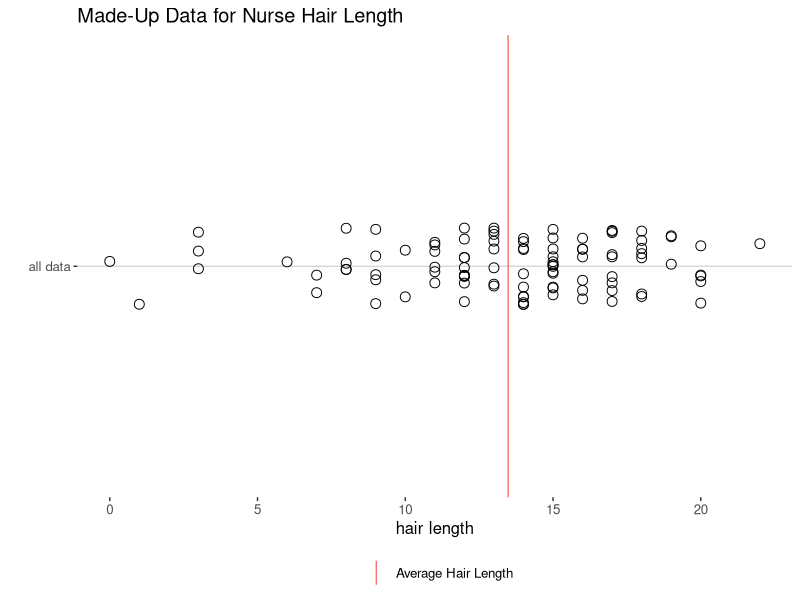
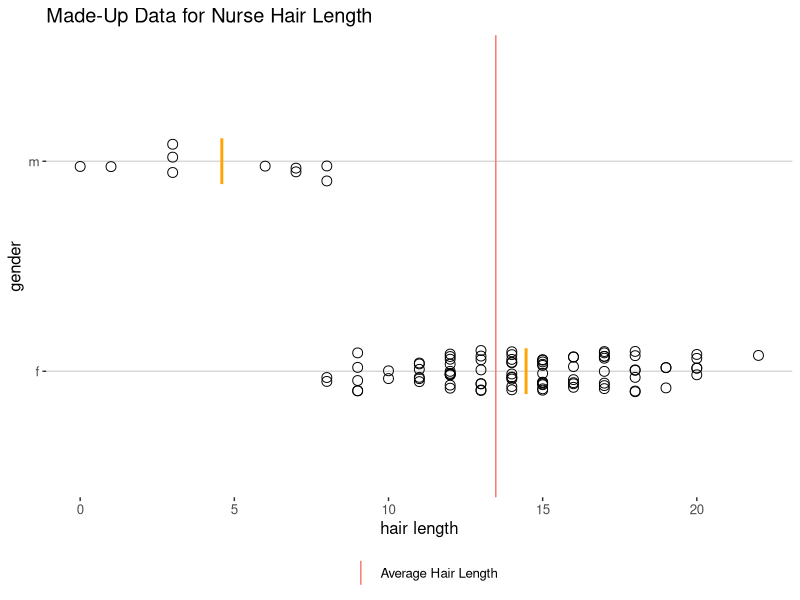
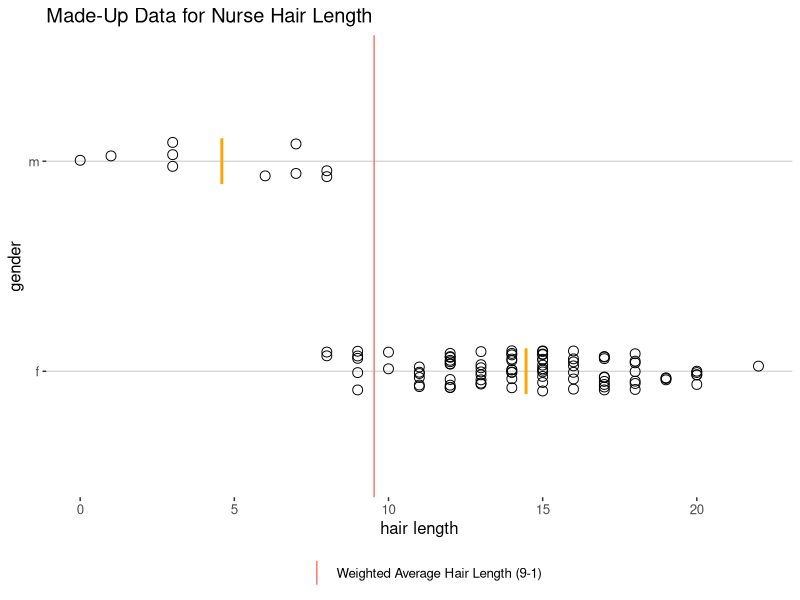
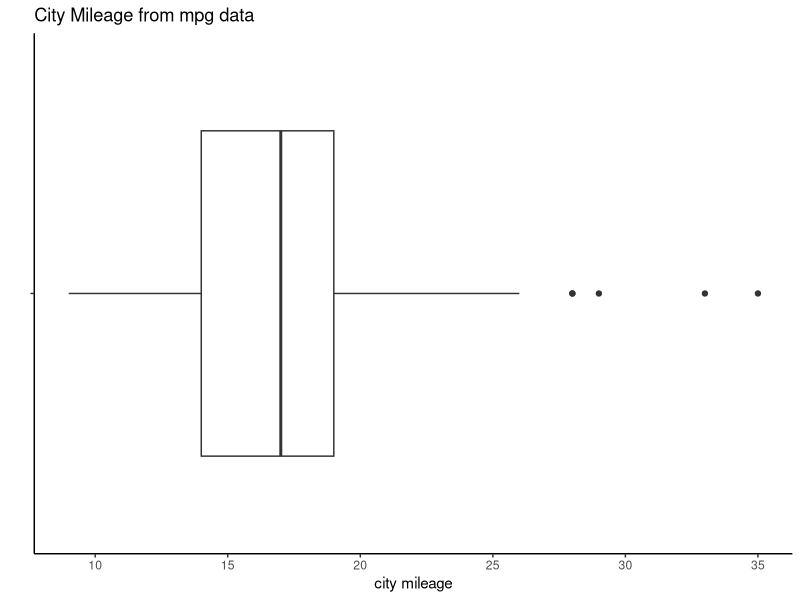
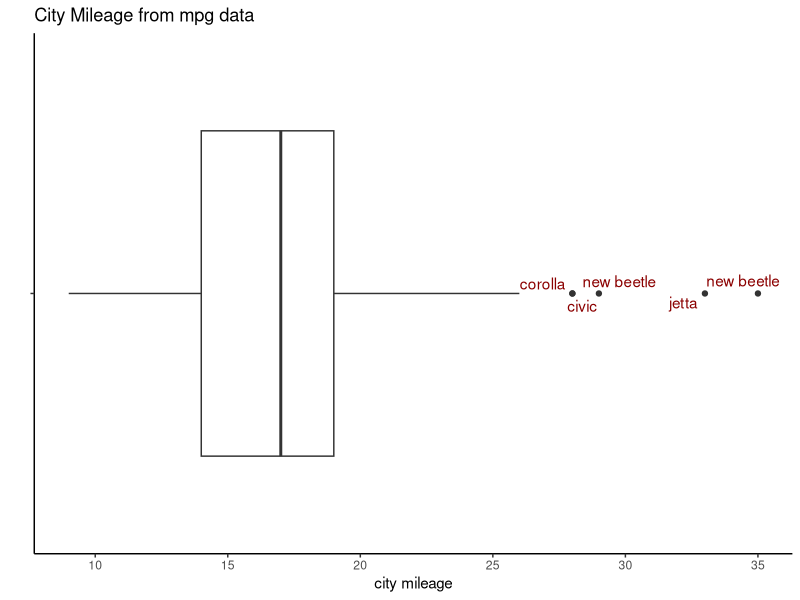
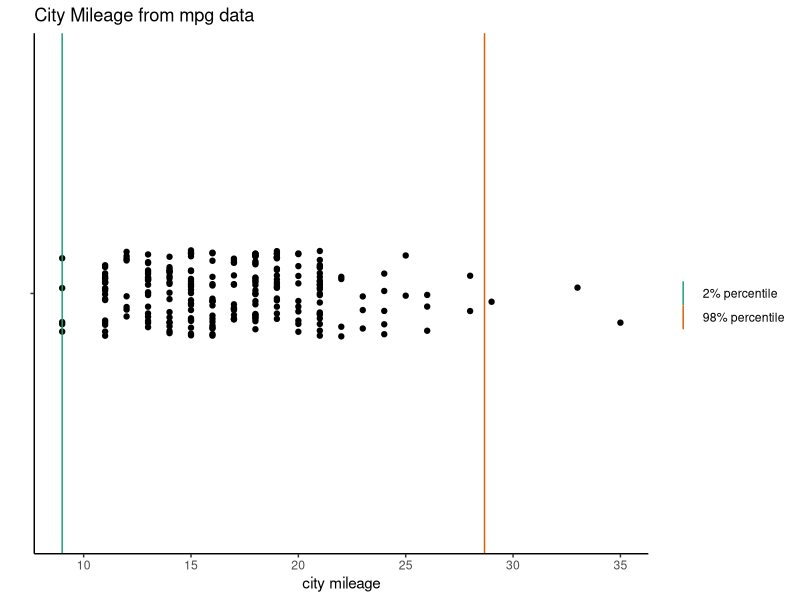
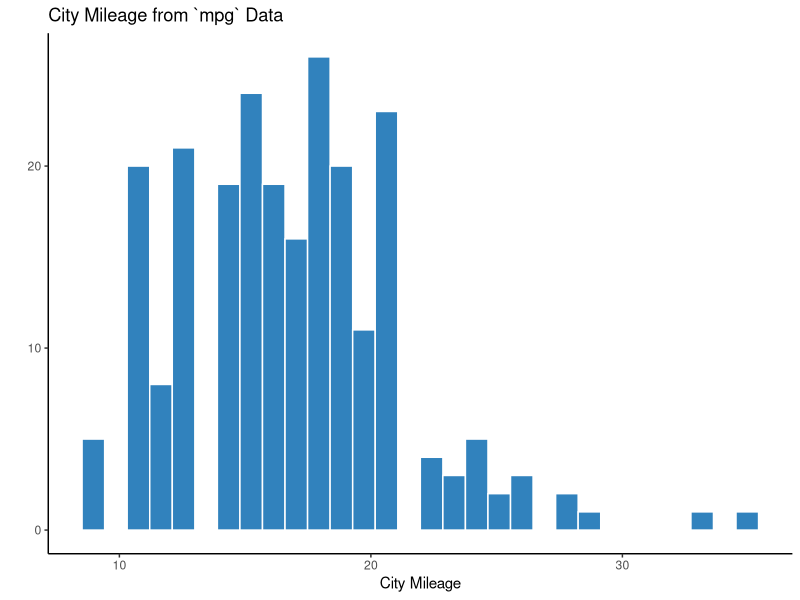
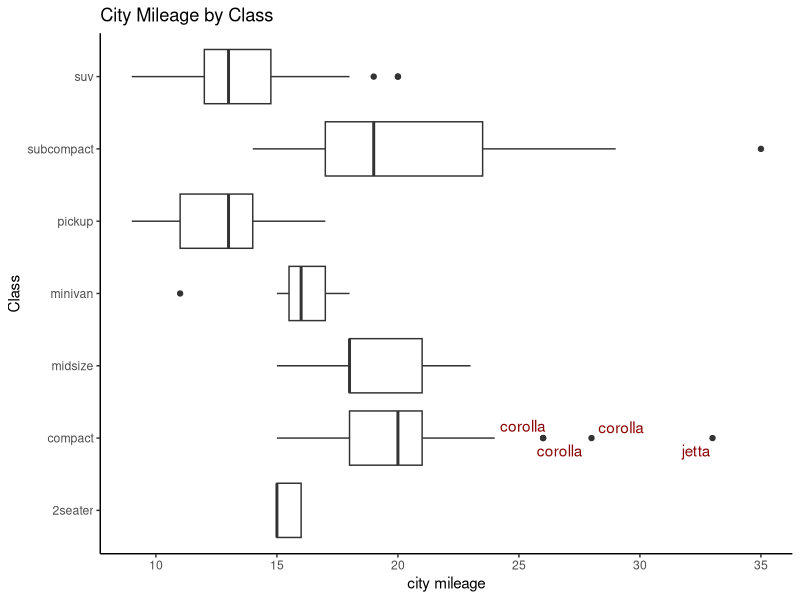

Recreate these plots in R, in order.
## ---- chunk 1
library(tidyverse)
library(ggthemes)
library(ggrepel)
## ---- chunk 2
# a data frame of *made-up* nurses
nurses <- tibble(
  hair_length = abs(round(c(rnorm(90, 14, 3), 
                            rnorm(10, 3, 3)))),
  gender = c(rep("f", 90), rep("m", 10))
)
## ---- chunk 3
avg_length <- mean(nurses$hair_length)

nurses |>
  ggplot() +
  geom_jitter(mapping = aes(x = hair_length, y = "all data"), 
              shape = 1, size = 3, width=0, height=0.1) +
  geom_vline(mapping = aes(xintercept = avg_length,
                           color = "Average Hair Length")) +
  labs(title = "Made-Up Data for Nurse Hair Length", 
       colour = "",
       x = "hair length", y = "") +
  theme_hc()
## ---- chunk 4
avg_length <- mean(nurses$hair_length)
avg_lengths <- nurses |> 
  group_by(gender) |> 
  summarize(avg_hair = mean(hair_length))

nurses |>
  ggplot() +
  geom_jitter(mapping = aes(x = hair_length, y = gender), 
              shape = 1, size = 3, width=0, height=0.1) +
  geom_point(data = avg_lengths,
             mapping = aes(x = avg_hair, y = gender),
             shape = "|", size = 12, color = "orange") + 
  geom_vline(mapping = aes(xintercept = avg_length,
                           color = "Average Hair Length")) +
  labs(title = "Made-Up Data for Nurse Hair Length", 
       colour = "",
       x = "hair length", y = "gender") +
  theme_hc()
## ---- chunk 5
# suppose we weigh each row proportionally
nurses <- nurses |>
  mutate(gender_weight = ifelse(gender == "m", 9, 1))

# global weighted average
avg_length_w <- weighted.mean(nurses$hair_length,
                              nurses$gender_weight)

# averages for each gender
avg_lengths <- nurses |> 
  group_by(gender) |> 
  summarize(avg_hair = mean(hair_length))

nurses |>
  ggplot() +
  geom_jitter(mapping = aes(x = hair_length, y = gender), 
              shape = 1, size = 3, width=0, height=0.1) +
  geom_point(data = avg_lengths,
             mapping = aes(x = avg_hair, y = gender),
             shape = "|", size = 12, color = "orange") + 
  geom_vline(mapping = aes(xintercept = avg_length_w,
                           color = "Weighted Average Hair Length (9-1)")) +
  labs(title = "Made-Up Data for Nurse Hair Length", 
       colour = "",
       x = "hair length", y = "gender") +
  theme_hc()
## ---- chunk 6
mpg |>
  ggplot() +
  geom_boxplot(mapping = aes(x = cty, y = "")) +
  labs(title = "City Mileage from mpg data",
       x = "city mileage", y = "") +
  theme_classic()
## ---- chunk 7
mpg |>
  ggplot() +
  geom_boxplot(mapping = aes(x = cty, y = "")) +
  geom_text_repel(data = filter(mpg, cty > 27),
                  mapping = aes(x = cty, y = "", label = model),
                  color = "darkred") +
  labs(title = "City Mileage from mpg data",
       x = "city mileage", y = "") +
  theme_classic()
## ---- chunk 8
percentiles <- c(quantile(mpg$cty, 0.01),
                 quantile(mpg$cty, 0.99))
mpg |>
  ggplot() +
  geom_jitter(mapping = aes(x = cty, y = ""),
              width = 0, height = 0.1) +
  geom_vline(mapping = aes(xintercept = percentiles["1%"],
                           color = "2% percentile")) +
  geom_vline(mapping = aes(xintercept = percentiles["99%"],
                           color = "98% percentile")) +
  labs(title = "City Mileage from mpg data",
       x = "city mileage", y = "", colour = "") +
  scale_color_brewer(palette = "Dark2") +
  theme_classic()
## ---- chunk 9
mpg |>
  ggplot() +
  geom_histogram(mapping = aes(x = cty), color = "white", 
                 fill = "#3182bd") +
  labs(title = "City Mileage from `mpg` Data",
       x = "City Mileage", y = "") +
  theme_classic()
## ---- chunk 10
mpg |>
  ggplot() +
  geom_boxplot(mapping = aes(x = cty, y = class)) +
  geom_text_repel(data = filter(mpg, (cty > 25) & (class == "compact")),
                  mapping = aes(x = cty, y = class, label = model),
                  color = "darkred") +
  labs(title = "City Mileage by Class",
       x = "city mileage", y = "Class") +
  theme_classic()
## ---- chunk 11
unique(diamonds$cut)
unique(diamonds$color)

unique(diamonds$depth)
## ---- chunk 12
diamonds |>
  ggplot() +
  geom_boxplot(mapping = aes(x = table, y = cut)) +
  #geom_text_repel(data = filter(diamonds, (table > 70) ),
  #                mapping = aes(x = table, y = cut, label =color),
  #                color = "darkred") +
  labs(title = "Table by Cut",
       x = "Table", y = "Cut") +
  theme_classic()

## ---- chunk 13
diamonds |>
  ggplot() +
  geom_boxplot(mapping = aes(x = price, y = cut)) +
  #geom_text_repel(data = filter(mpg, (depth > 25) & (class == "compact")),
   #               mapping = aes(x = cty, y = class, label = model),
  #                color = "darkred") +
  labs(title = "Price by Cut",
       x = "Price", y = "Cut") +
  theme_classic()


## ---- chunk 14
foods <- tibble(
  food = c("asparagus", "celery", "chicken", "oatmeal"),
  group = c("veggie", "veggie", "meat", "grain"),
  calories = c(100, NA, 300, 50),
  survey_year = c(2019, 2020, 2022, 2023),
  survey_is_tasty = c("yes", "yes", "yes", "yes"),
)

foods
## ---- chunk 15
airquality |>
  mutate(ozone_is_na = is.na(Ozone)) |>
  ggplot() +
  geom_bar(mapping = aes(x = Month, fill = ozone_is_na)) +
  scale_fill_brewer(palette = "Dark2") +
  labs(title = "Missing Values by Month for Air Quality Dataset",
       y = "Number of Rows",
       fill = "Missing Ozone?") +
  theme_classic()
## ---- chunk 16
airquality |>
  mutate(radiation_measured = !is.na(Solar.R)) |>
  ggplot() +
  geom_point(mapping = aes(x = Temp, y = Wind,
                           color = radiation_measured),
             shape = 1) +
  scale_color_brewer(palette = "Set1") +
  labs(color = "Solar.R Measurement Exists") +
  theme_minimal() +
  theme(legend.position="bottom")
## ---- chunk 17
mean(airquality$Ozone)
## ---- chunk 18
airquality |>
  group_by(Month) |>
  summarize(avg_ozone = mean(Ozone, na.rm = TRUE),
            n_rows = n(),
            n_missing = sum(is.na(Ozone)))
